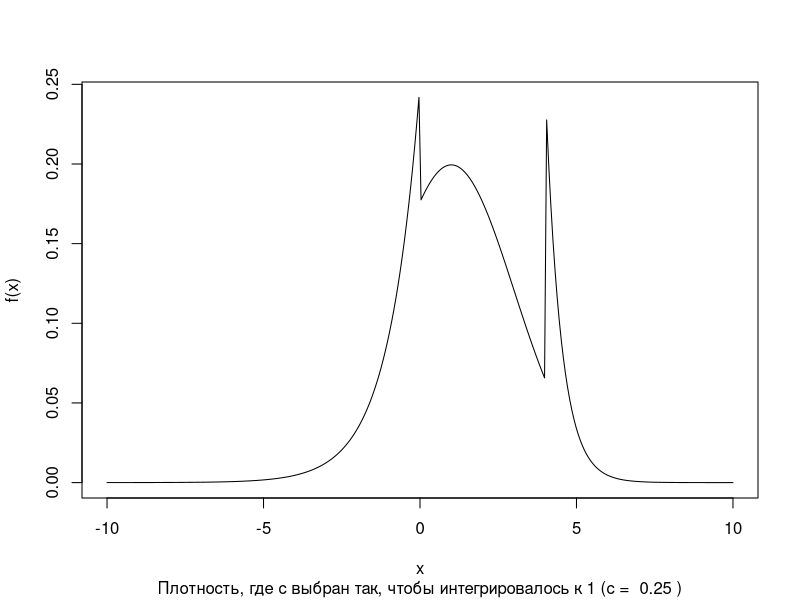
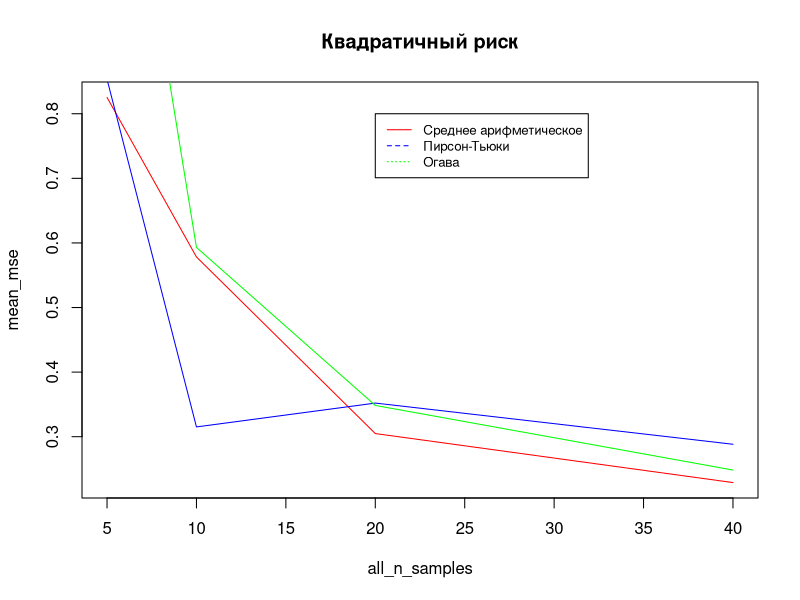
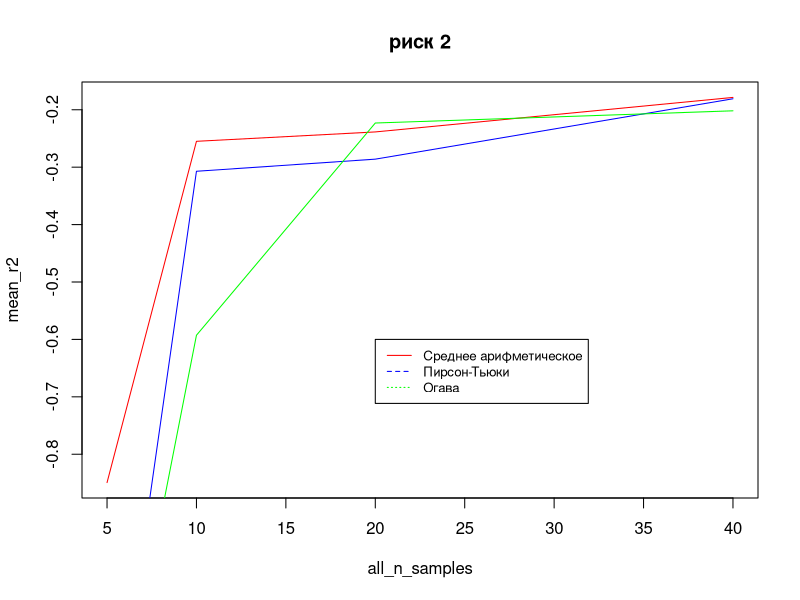
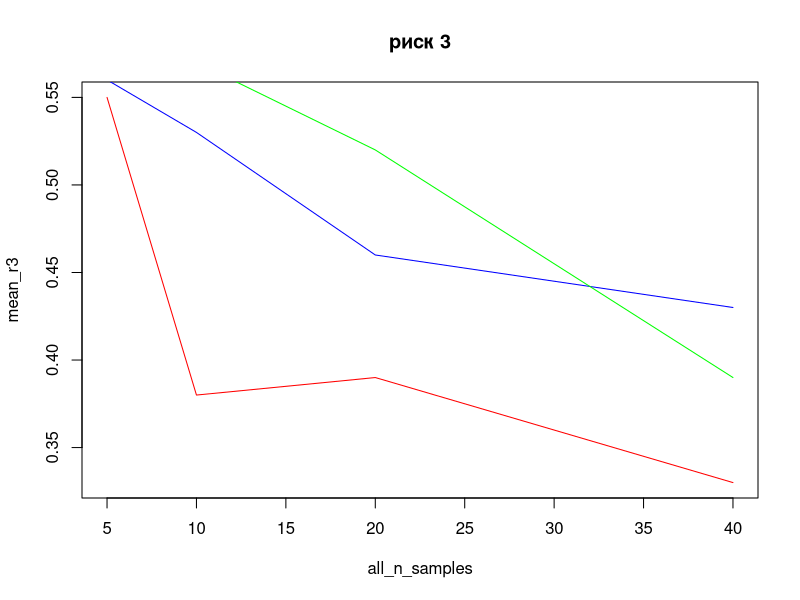

Generate these figures, in order, with R:
## ---- chunk 1
knitr::opts_chunk$set(echo = TRUE)
## ---- chunk 2
sample_from_density = function(n, pdf_f, approx=1000, ...) {
  x = seq(-10, 10, length.out = approx)
  y = sapply(x, pdf_f, ...)

  random.points <- approx(
    cumsum(y)/sum(y),
    x,
    runif(n)
  )$y
  random.points
}
rlongtailed_normal = function(sd=1, mean=0, c) {
  found
}

dlongtailed_normal = function(x, c, sd=1, mean=0, normal_range=c(0, 4)) {
  if (x >= normal_range[1] & x <= normal_range[2]) {
    return(dnorm(x, mean=mean, sd=sd))
  } else { 
    if (x < 0) {
      return(c * exp(x))
    } else {
      return(c * exp(8 - 2*x))
    }
  }
}

integrate = function(fn, x_range=seq(-10, 10, length.out=100), ...) {
  lambda = abs(abs(x_range[2]) - abs(x_range[1]))
  res = 0
  for (x in x_range) {
    res = res + fn(x, ...) * (lambda)
  }
  res
}

estimate_c = function(sd, mean, tol=0.01) {
  grid = seq(-100, 100, length.out=10000)
  
  for (c in grid) {
    total_proba = integrate(fn=dlongtailed_normal, sd=sd, mean=mean, c=c)
    #
    #for (x in x_range) {
    #  total_proba = total_proba + dlongtailed_normal(x, sd=sd, mean=mean, c=c) * (1 / length(x_range))
    #}
    if (abs(total_proba - 1) < tol) {
      return(c)
    }
  }
}
## ---- chunk 3
x_range = seq(-10, 10, length.out = 300)
mean=1
sd=2
c_est = estimate_c(sd=sd, mean=mean)
## ---- chunk 4
plot( 
  x_range, 
  lapply(x_range, dlongtailed_normal, c=c_est, mean=mean, sd=sd), 
  type='l',
  xlab = "x", ylab = "f(x)",
  sub=paste("Плотность, где c выбран так, чтобы интегрировалось к 1 (c = ", round(c_est, 2), ")")
)
## ---- chunk 5
mean_estimator = function(sample) {
  mean(sample)
}
pearson_tukey_5q= function(sample) {
  n = length(sample)
  var_series = sort(sample)
  1/6 * (var_series[floor(n/16)+1] + var_series[floor(n/4)+1] + 2*var_series[floor(n/2)+1] + var_series[floor(3*n/4)+1] + var_series[floor(15*n/16)])
}
pearson_tukey_5q= function(sample) {
  n = length(sample)
  var_series = sort(sample)
  1/6 * (var_series[floor(n/16)+1] + var_series[floor(n/4)+1] + 2*var_series[floor(n/2)+1] + var_series[floor(3*n/4)+1] + var_series[floor(15*n/16)])
}
ogawa = function(sample, discard_n=2) {
  n = length(sample)
  var_series = sort(sample)
  mean(var_series[seq(discard_n+1,n-discard_n)])
}

#sample_from_density(5, dlongtailed_normal, mean=mean, sd=sd, c=c_est)
#c(pearson_tukey_5q(c(1,3,3,2,5)), mean(c(1,3,3,2,5)))
#ogawa(c(1,2,6,8,9), discard_n = 1)
## ---- chunk 6
#set.seed(42)
#sample_from_density(10, dlongtailed_normal,  c=c_est, mean=mean, sd=sd)
## ---- chunk 7
r_1 = function (estimates, true) {
  mean((true - estimates)^2)
}

r_2 = function(estimates, true) {
  risks = c()
  for (estimate in estimates) {
    risks = append(risks, min(5, (true - estimate)^3))
  }
  mean(risks)
}

r_3 = function(estimates, true) {
  risks = c()
  for (estimate in estimates) {
    dev = abs(estimate - true)
    if (dev < 0.5) {
      risks = append(risks, 0)
    } else{
      risks = append(risks, 1)
    }
  }
  mean(risks)
}
bootstrap_risk = function(n_samples, estimator, risk_f, n_iter=100) {
  estimates = c()
  for (i in seq(n_iter)) {
    sample = sample_from_density(n_samples, dlongtailed_normal,  c=c_est, mean=mean, sd=sd)
    estimate = estimator(sample)
    estimates = append(estimates, estimate)
  }
  risk_f(estimates, mean)
}
#bootstrap_risk(5, estimator=mean_estimator, risk_f=r_1)
## ---- chunk 8

## ---- chunk 9
set.seed(42)
all_n_samples = c(5, 10, 20, 40)
mean_mse = c()
mean_r2 = c()
mean_r3 = c()
pt_mse = c()
pt_r2 = c()
pt_r3 = c()
ogawa_mse = c()
ogawa_r2 = c()
ogawa_r3 = c()
for (n_samples in all_n_samples) {
  print(paste("Размер выборки: ", n_samples))
  
  print("Среднее арифметическое: ")
  current_mean_mse = bootstrap_risk(n_samples, estimator= mean_estimator, risk_f=r_1)
  current_r2 = bootstrap_risk(n_samples, estimator= mean_estimator, risk_f=r_2)
  current_r3 = bootstrap_risk(n_samples, estimator= mean_estimator, risk_f=r_3)
  mean_mse = append(mean_mse, current_mean_mse)
  mean_r2 = append(mean_r2, current_r2)
  mean_r3 = append(mean_r3, current_r3)
  print(paste("(1) квадратичный риск: ", current_mean_mse))
  print(paste("(2) риск: ", current_r2))
  print(paste("(3) риск: ", current_r3))
        
  print("оценка Пирсона-Тьюки 5 квантилей: ")
  current_pt_mse = bootstrap_risk(n_samples, estimator= pearson_tukey_5q, risk_f=r_1)
  current_pt_r2 = bootstrap_risk(n_samples, estimator= pearson_tukey_5q, risk_f=r_2)
  current_pt_r3 = bootstrap_risk(n_samples, estimator= pearson_tukey_5q, risk_f=r_3)
  pt_mse = append(pt_mse, current_pt_mse)
  pt_r2 = append(pt_r2, current_pt_r2)
  pt_r3 = append(pt_r3, current_pt_r3)
  print(paste("(1) квадратичный риск: ", current_pt_mse))
  print(paste("(2) риск: ", current_pt_r2))
  print(paste("(3) риск: ", current_pt_r3))
        
  print("оценка Огавы с отбрасыванием 2 слева и справа: ")
  current_ogawa_mse = bootstrap_risk(n_samples, estimator= ogawa, risk_f=r_1)
  current_ogawa_r2 = bootstrap_risk(n_samples, estimator= ogawa, risk_f=r_2)
  current_ogawa_r3 = bootstrap_risk(n_samples, estimator= ogawa, risk_f=r_3)
  ogawa_mse = append(ogawa_mse, current_ogawa_mse)
  ogawa_r2 = append(ogawa_r2, current_ogawa_r2)
  ogawa_r3 = append(ogawa_r3, current_ogawa_r3)
  print(paste("(1) квадратичный риск: ", current_ogawa_mse))
  print(paste("(2) риск: ", current_ogawa_r2))
  print(paste("(3) риск: ", current_ogawa_r3))
}
## ---- chunk 10
plot(all_n_samples, mean_mse, type='l', col='red', main="Квадратичный риск")
lines(all_n_samples, pt_mse, col='blue')
lines(all_n_samples, ogawa_mse, col='green')
legend(20, 0.8, legend=c("Среднее арифметическое", "Пирсон-Тьюки", "Огава"),
       col=c("red", "blue", "green"), lty=1:3, cex=0.8)
## ---- chunk 11
plot(all_n_samples, mean_r2, type='l', col='red', main="риск 2")
lines(all_n_samples, pt_r2, col='blue')
lines(all_n_samples, ogawa_r2, col='green')
legend(20, -0.6, legend=c("Среднее арифметическое", "Пирсон-Тьюки", "Огава"),
       col=c("red", "blue", "green"), lty=1:3, cex=0.8)

## ---- chunk 12
plot(all_n_samples, mean_r3, type='l', col='red', main="риск 3")
lines(all_n_samples, pt_r3, col='blue')
lines(all_n_samples, ogawa_r3, col='green')
legend(20, -0.6, legend=c("Среднее арифметическое", "Пирсон-Тьюки", "Огава"),
       col=c("red", "blue", "green"), lty=1:3, cex=0.8)
## ---- chunk 13
get_decrease_speed = function (mean_mse, all_n_samples) {
  mean_mse = abs(mean_mse)
  # step_speed = mean((log(mean_mse) - lm(y~x+1, data=data.frame(y=log(mean_mse), x=log(all_n_samples)))$residuals)**2)
  # exp_speed = mean((log(mean_mse) - lm(y~x+1, data=data.frame(y=log(mean_mse), x=all_n_samples))$residuals)**2)
  step_speed = mean(lm(y~x+1, data=data.frame(y=log(mean_mse), x=log(all_n_samples)))$residuals**2)
  exp_speed = mean(lm(y~x+1, data=data.frame(y=log(mean_mse), x=all_n_samples))$residuals**2)
  print(paste("Ошибка степенная ", round(step_speed, 3)))
  print(paste("Ошибка экспоненциального роста ", round(exp_speed, 3)))
  if (step_speed < exp_speed) {
    print("Вывод: степенной рост")
  } else {
    print("Вывод: экспоненицальный рост")
  }
}

mylist = list(
  "среднее арифм риск 1"=mean_mse,
  "среднее арифм риск 2"=mean_r2,
  "среднее арифм риск 3"=mean_r3,
  "Пирсон-Тьюки риск 1"=pt_mse,
  "Пирсон-Тьюки риск 2"=pt_r2,
  "Пирсон-Тьюки риск 3"=pt_r3,
  "Огава риск 1"=ogawa_mse,
  "Огава риск 2"=ogawa_r2,
  "Огава риск 3"=ogawa_r3
)
for (i in seq_along(mylist)) {
  risk = mylist[[i]]
  name = names(mylist)[i]
  print(name)
  get_decrease_speed(risk, all_n_samples)
}

